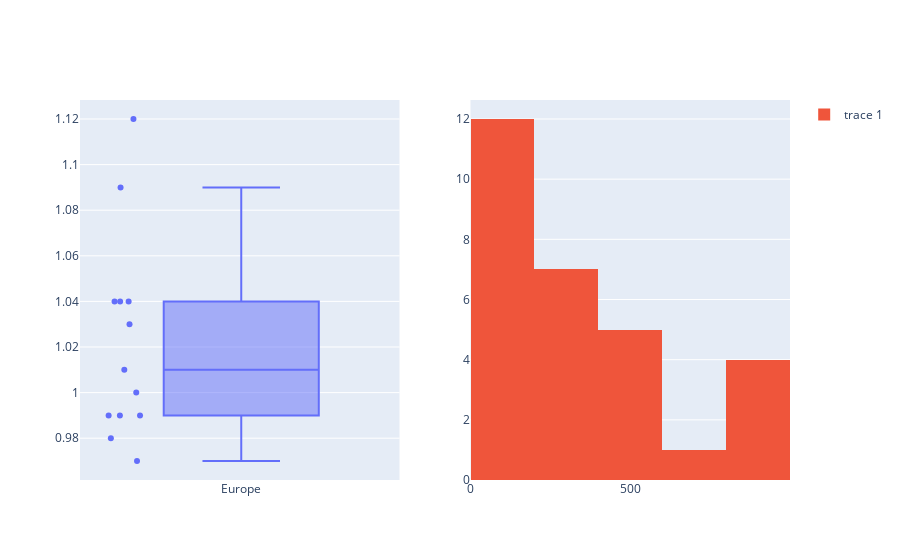

This figure's notebook cell:
### Code cell
fig = make_subplots(rows=1,cols=2)

fig.add_trace(
    go.Box(x=team[team['country'] == 'Europe']["country"], y=team[team['country'] == 'Europe']["kd"], boxpoints="all", showlegend=False),
    row=1, col=1)

fig.add_trace(
    go.Histogram(x=team[team['country'] == 'Brazil']["total_maps"], showlegend=False),
    row=1, col=2)

### Figure 1 — Plotly figure (JSON) as saved in the notebook; plotly's stock layout.template omitted (floating-point values rounded to 4 significant figures)
{"data": [{"boxpoints": "all", "showlegend": false, "type": "box", "x": ["Europe", "Europe", "Europe", "Europe", "Europe", "Europe", "Europe", "Europe", "Europe", "Europe", "Europe", "Europe", "Europe"], "xaxis": "x", "y": [1.04, 0.98, 1.04, 1.12, 1.04, 0.97, 1.09, 1, 1.01, 1.03, 0.99, 0.99, 0.99], "yaxis": "y"}, {"type": "histogram", "x": [602, 182, 842, 181, 362, 888, 508, 899, 295, 295, 878, 528, 338, 241, 455, 110, 452, 211, 459, 159, 159, 101, 128, 208, 149, 122, 195, 106, 106], "xaxis": "x2", "yaxis": "y2"}], "layout": {"xaxis": {"anchor": "y", "domain": [0, 0.45]}, "xaxis2": {"anchor": "y2", "domain": [0.55, 1]}, "yaxis": {"anchor": "x", "domain": [0, 1]}, "yaxis2": {"anchor": "x2", "domain": [0, 1]}}}
